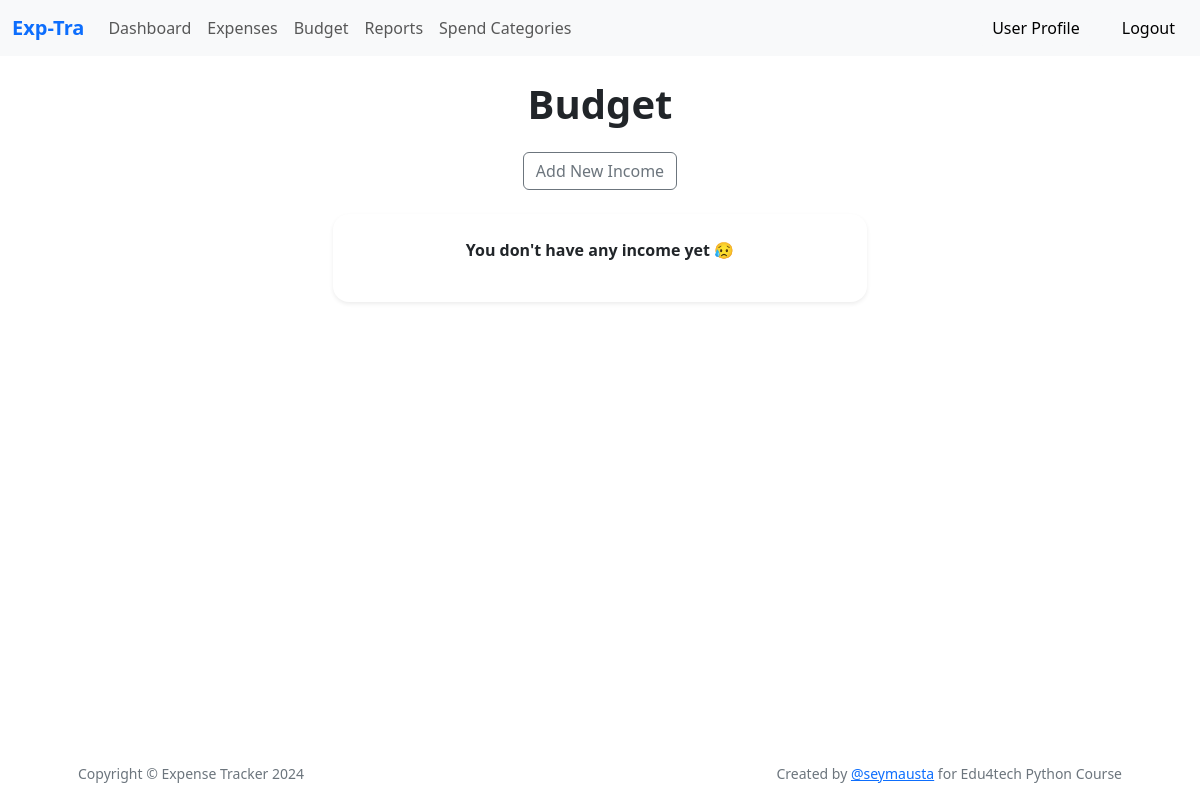
The app's page /budget (signed in), older data.
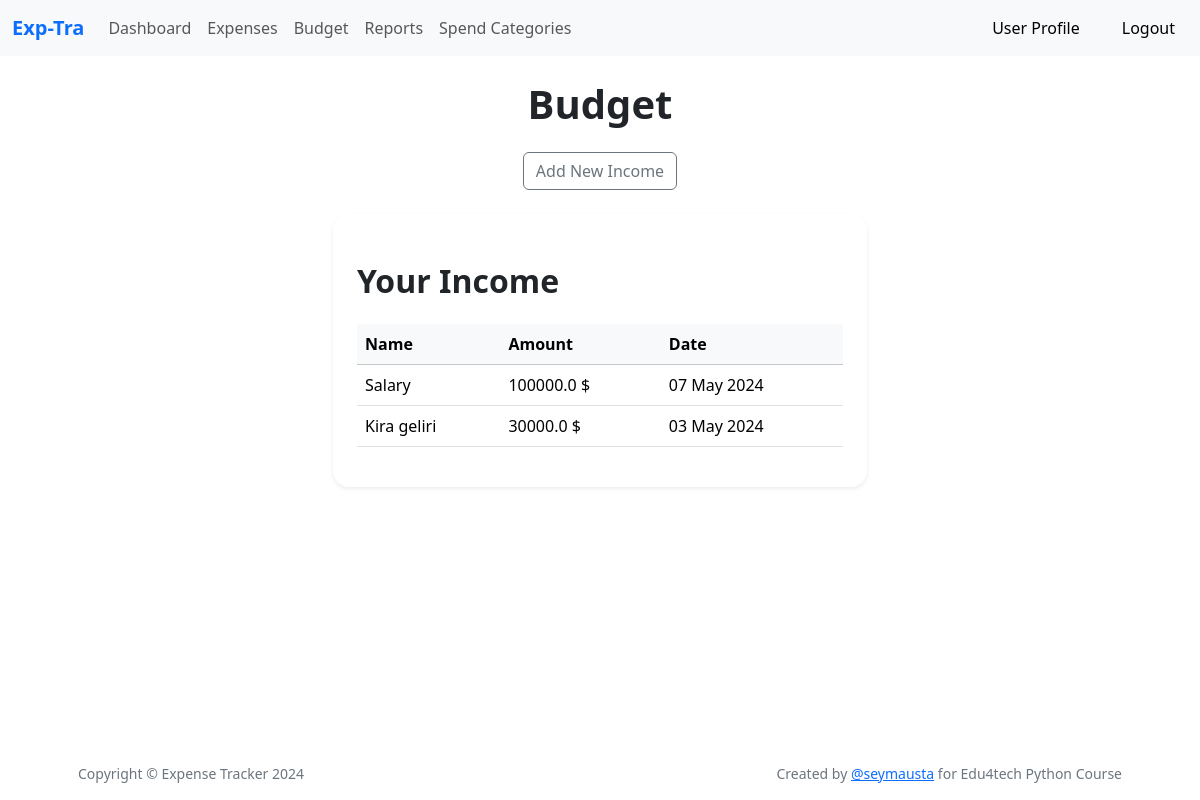
The same page, newer data.
### app/models.py (models this page shows, shortened)
class Income(db.Model):
    __tablename__ = 'income'
    id: so.Mapped[int] = so.mapped_column(primary_key=True)
    name: so.Mapped[str] = so.mapped_column(sa.String(100), nullable=False)
    amount: so.Mapped[float] = so.mapped_column(sa.Float, nullable=False)
    date: so.Mapped[datetime] = so.mapped_column(sa.Date, nullable=False)
    user_id: so.Mapped[int] = so.mapped_column(db.ForeignKey('users.id'), nullable=False)
    user: so.Mapped[User]= so.relationship(back_populates='incomes')

### app/main/routes.py (the view)
@bp.route('/budget', methods=['GET', 'POST'])
def budget():
    form = BudgetForm()
    if form.validate_on_submit():
        income = Income(name=form.name.data, amount=form.amount.data, date=form.date.data,user_id=current_user.id)
        db.session.add(income)
        db.session.commit()
        flash('Income added successfully!', 'success')
        return redirect(url_for('main.budget'))
    incomes = Income.query.filter_by(user_id=current_user.id).all()
    return render_template('budget.html', title='Budget', form=form, incomes=incomes)

### app/models.py (called while the page is built)
@login.user_loader
def load_user(id):
    return db.session.get(User, int(id))

### app/templates/budget.html (shortened to what this page needs)
{% extends "base.html" %}
{% block content %}
<div class="container">
    <h1 class="my-4 fw-bolder text-center">Budget</h1>
    <div class="row justify-content-center">
        <div class="col-md-6">
            <button type="button" class="btn btn-outline-secondary mb-4 d-block mx-auto" data-bs-toggle="modal"
                    data-bs-target="#addBudgetModal">
                Add New Income
            </button>
            <div class="card shadow-sm border-0 rounded-4 p-4">
                {% if incomes %}
                <h2 class="my-4 fw-bolder ">Your Income</h2>
                <div class="table-responsive">
                    <table class="table table-hover">
                        <thead class="table-light">
                        <tr>
                            <th>Name</th>
                            <th>Amount</th>
                            <th>Date</th>
                        </tr>
                        </thead>
                        <tbody>
                        {% for income in incomes %}
                        <tr>
                            <td>{{ income.name|capitalize }}</td>
                            <td>{{ income.amount }}{{ ' $' }}</td>
                            <td>{{ income.date.strftime('%d %b %Y') }}</td>
                        </tr>
                        {% endfor %}
                        </tbody>
                    </table>
                    {% else %}
                    <p class="fw-bold text-center">You don't have any income yet 😥</p>
                    {% endif %}
                </div>
            </div>
        </div>
    </div>
    </div>
    {% endblock %}

### app/templates/base.html (shortened to what this page needs)
<!DOCTYPE html>
<html lang=“en” xmlns="http://www.w3.org/1999/html">
<head>
    <link rel="stylesheet" href="{{ url_for('static', filename='css/styles.css') }}">
    <link href="https://cdn.jsdelivr.net/npm/bootstrap-icons@1.7.2/font/bootstrap-icons.css" rel="stylesheet">
    <link
            href="https://cdn.jsdelivr.net/npm/bootstrap@5.3.2/dist/css/bootstrap.min.css"
            rel="stylesheet"
>
</head>
<body>
{% include "navbar.html" %}
<div class="container has-text-centered">
    {% block content %} {% endblock %}
</div>
<main class="container p-5 text-center">
</main>
<footer class="bg-white py-3 fixed-bottom">
    <div class="container px-5">
        <div class="row align-items-center justify-content-between flex-column flex-sm-row">
            <div class="col-auto">
                <div class="small m-0">Copyright &copy; Expense Tracker 2024</div>
            </div>
            <div class="col-auto">
                <div class="small m-0">Created by <a href="https://github.com/seymausta" target="_blank">@seymausta</a>
                    for Edu4tech Python Course
                </div>
            </div>
        </div>
    </div>
</footer>
</body>
</html>

### app/templates/navbar.html (shortened to what this page needs)
<nav class="navbar navbar-expand-lg bg-body-tertiary">
  <div class="container-fluid">
    <a class="navbar-brand" href="/"><span class="fw-bolder text-primary">Exp-Tra</span></a>
    <div class="collapse navbar-collapse" id="navbarNavDropdown">
      {% if current_user.is_anonymous %}
      <span class="d-flex">
        <a class="btn btn-light ms-3" href="{{ url_for('auth.login') }}">Login</a>&nbsp;
        <a class="btn btn-light ms-3" href="{{ url_for('auth.register') }}">Register</a>
      </span>
    {% else %}
      <ul class="navbar-nav">
        <li class="nav-item">
          <a class="nav-link" href="{{ url_for('main.dashboard') }}">Dashboard</a>
        </li>
        <li class="nav-item">
          <a class="nav-link" href="{{ url_for('main.expenses') }}">Expenses</a>
        </li>
        <li class="nav-item">
          <a class="nav-link" href="{{ url_for('main.budget') }}">Budget</a>
        </li>
        <li class="nav-item">
          <a class="nav-link" href="{{ url_for('main.report') }}">Reports</a>
        </li>
        <li class="nav-item">
          <a class="nav-link" href="{{ url_for('main.categories') }}">Spend Categories</a>
        </li>
      </ul>
    </div>
      <span class="d-flex">
        <a class="btn btn-light ms-3" href="/account">User Profile</a>
        <a class="btn btn-light ms-3" href="{{ url_for('auth.logout') }}">Logout</a>
      </span>
    {% endif %}
  </div>
</nav>

### app/templates/base.html (style rules this page uses)
footer { background-color: #C9A1D0ED; border-radius: 15px; }
footer .small { color: #6c757d; }

Row changes from the older to the newer data that the page shows:
added Income: name "Salary", amount "100000.0", value "$", date "07 May 2024"
added Income: name "Kira geliri", amount "30000.0", value "$", date "03 May 2024"
Text that changed along with them:
text no longer shown: "You don't have any income yet 😥"
text now shown: "Your Income Name Amount Date"
